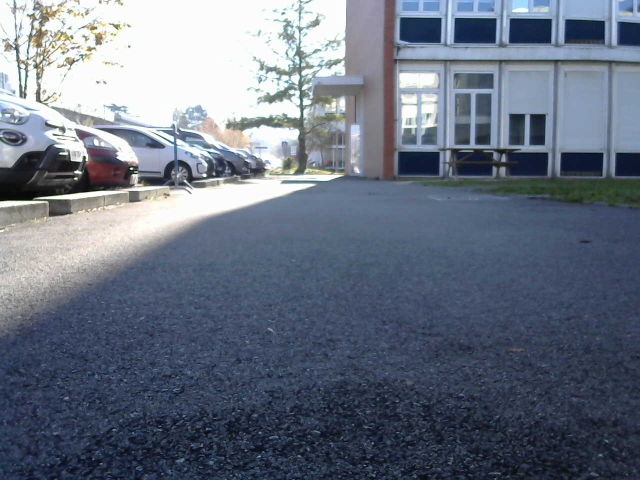
#> input picture openCV_test/images/camera/1_2MP/stpi_gei/WIN_20241129_10_40_56_Pro.jpg, 1280 x 960 px (shown at 1/2 size)
$ python excludeHSV.py
#> lines starting #> are read from the running program, lines starting #| are printed output that depends on the picture; after the words box and inside, x2 and y2 are one past the last pixel; in counts of white or black regions, pixels touching at a corner belong together
#> in main, image is the input picture: shape (960, 1280, 3); mean B, G, R 129.3, 114, 104.9
import cv2
import numpy as np

def exclude_hsv_colors(image, exclude_ranges, include_ranges):
    """
    Exclude specific HSV color ranges while keeping desired ones.

    Parameters:
        image (ndarray): The input image in BGR format.
        exclude_ranges (list of tuples): List of HSV ranges to exclude (min, max).
        include_ranges (list of tuples): List of HSV ranges to include (min, max).

    Returns:
        mask (ndarray): Final binary mask with excluded and included regions.
    """
    # Convert the image to HSV
    hsv_image = cv2.cvtColor(image, cv2.COLOR_BGR2HSV)
#> hsv_image: shape (960, 1280, 3); mean H, S, V 94.1, 71.4, 130.9

    # Initialize masks
    exclude_mask = np.zeros(hsv_image.shape[:2], dtype=np.uint8)
    include_mask = np.zeros(hsv_image.shape[:2], dtype=np.uint8)

    # Exclude ranges
    for (lower, upper) in exclude_ranges:
        temp_mask = cv2.inRange(hsv_image, np.array(lower), np.array(upper))
        exclude_mask = cv2.bitwise_or(exclude_mask, temp_mask)
#> this loop made 7 passes
#> pass 1, in exclude_hsv_colors, `temp_mask = cv2.inRange(hsv_image, np.array(lower), np.array(upper))`:
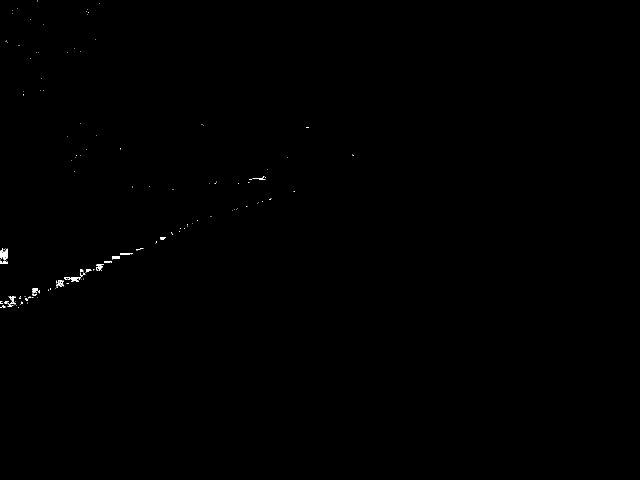
#> temp_mask: shape (960, 1280) (shown at 1/2 size); 0.13% white; 141 white regions (123 under 20 px), largest, box (x1, y1, x2, y2) and area: (0, 497, 15, 520) 219, (142, 554, 161, 564) 107, (18, 592, 32, 609) 103
#> after the loop:
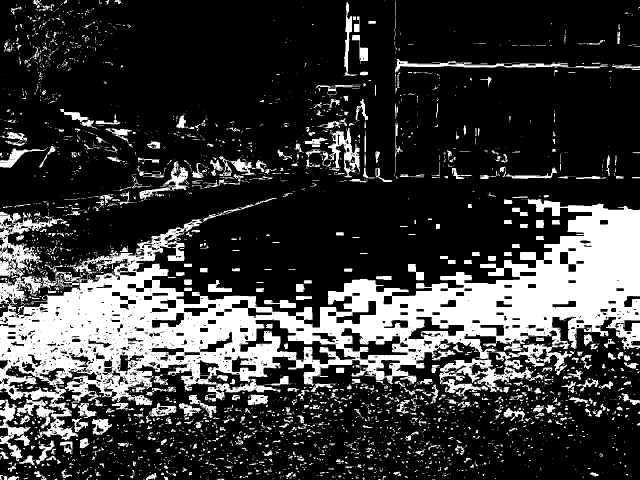
#> exclude_mask: shape (960, 1280) (shown at 1/2 size); 23.1% white; 3258 white regions (2670 under 20 px), largest, box (x1, y1, x2, y2) and area: (0, 398, 1280, 880) 204992, (878, 717, 1067, 786) 4097, (790, 118, 1216, 145) 2356

    # Include ranges
    for (lower, upper) in include_ranges:
        temp_mask = cv2.inRange(hsv_image, np.array(lower), np.array(upper))
        include_mask = cv2.bitwise_or(include_mask, temp_mask)
#> this loop made 4 passes
#> pass 1, in exclude_hsv_colors, `temp_mask = cv2.inRange(hsv_image, np.array(lower), np.array(upper))`:
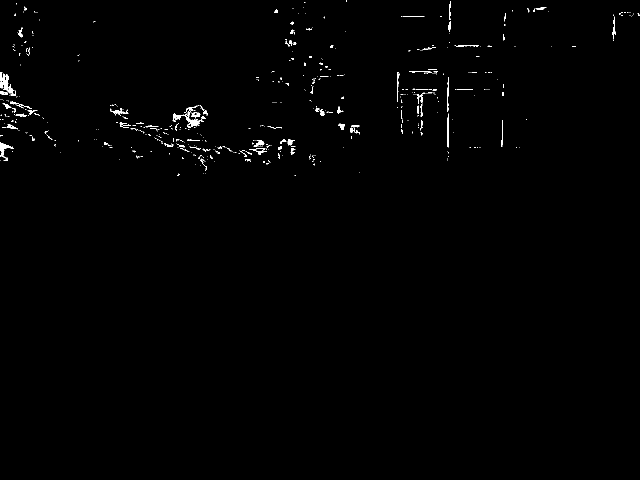
#> temp_mask: shape (960, 1280) (shown at 1/2 size); 0.6% white; 538 white regions (454 under 20 px), largest, box (x1, y1, x2, y2) and area: (345, 223, 407, 256) 490, (5, 147, 32, 192) 414, (0, 284, 27, 322) 321
#> pass 3, in exclude_hsv_colors, `temp_mask = cv2.inRange(hsv_image, np.array(lower), np.array(upper))`:
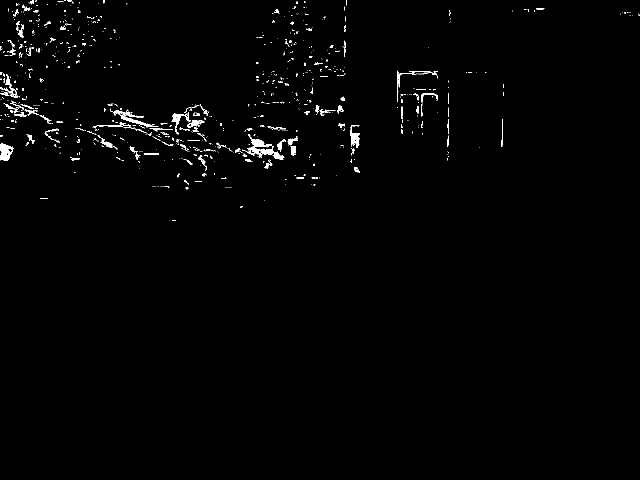
#> temp_mask: shape (960, 1280) (shown at 1/2 size); 1% white; 873 white regions (751 under 20 px), largest, box (x1, y1, x2, y2) and area: (484, 268, 547, 316) 963, (220, 217, 317, 254) 660, (0, 287, 27, 322) 615
#> after the loop:
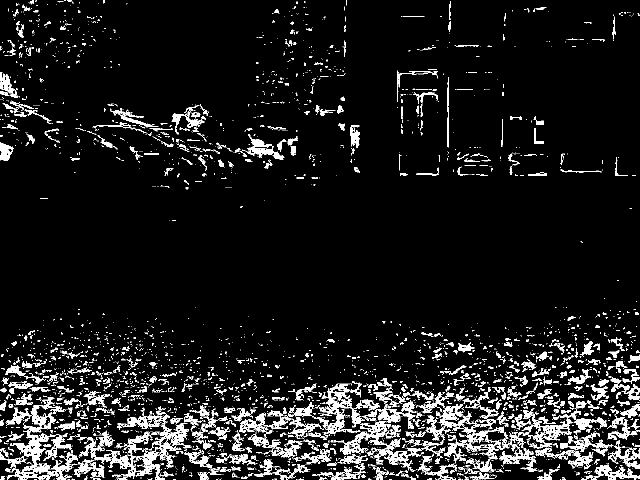
#> include_mask: shape (960, 1280) (shown at 1/2 size); 8.6% white; 3679 white regions (3068 under 20 px), largest, box (x1, y1, x2, y2) and area: (148, 824, 383, 960) 8149, (0, 794, 156, 960) 7260, (872, 808, 1008, 944) 4034

    # Combine masks: Keep only included regions that are not excluded
    final_mask = cv2.bitwise_and(include_mask, cv2.bitwise_not(exclude_mask))
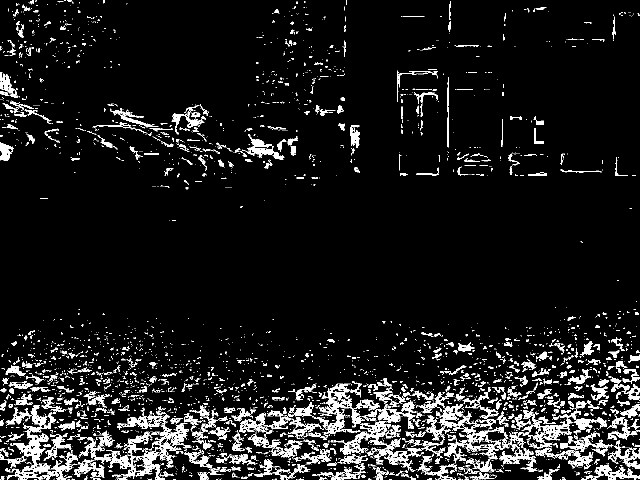
#> final_mask: shape (960, 1280) (shown at 1/2 size); 8.5% white; 3640 white regions (3035 under 20 px), largest, box (x1, y1, x2, y2) and area: (148, 824, 383, 960) 8039, (0, 810, 156, 960) 5796, (872, 808, 1008, 944) 4029

    return final_mask


def main():
    # Load the image
    image_path = "images/camera/1_2MP/stpi_gei/WIN_20241129_10_40_56_Pro.jpg"  # Replace with your image path
    image = cv2.imread(image_path)

    if image is None:
        print("Error loading image.")
        return

    # Define ranges to exclude (artefacts)
    exclude_ranges = [
        ([0, 0, 155], [0, 0, 190]),        # Grayscale regions
        ([35, 0, 150], [40, 20, 185]),     # Light greenish
        ([120, 0, 150], [130, 20, 180]),   # Slightly purple
        ([100, 0, 120], [120, 30, 200]),   # Bluish artifacts
        ([10, 0, 180], [30, 30, 200]),     # Yellowish tones
        ([20, 0, 150], [40, 40, 210]),     # Low-intensity yellow-green
        ([110, 0, 80], [120, 150, 130]),   # Dark green artifacts
    ]

    # Define ranges to include (desired features)
    include_ranges = [
        ([100, 20, 200], [110, 50, 255]),  # Bluish-green path
        ([110, 100, 50], [120, 140, 80]),  # Strong green
        ([100, 5, 200], [130, 40, 255]),   # Desired bluish-green
        ([110, 120, 40], [130, 150, 80]),  # Strong blue tones
    ]

    # Apply HSV exclusion and inclusion
    mask = exclude_hsv_colors(image, exclude_ranges, include_ranges)

    # Apply mask to the original image
    result = cv2.bitwise_and(image, image, mask=mask)
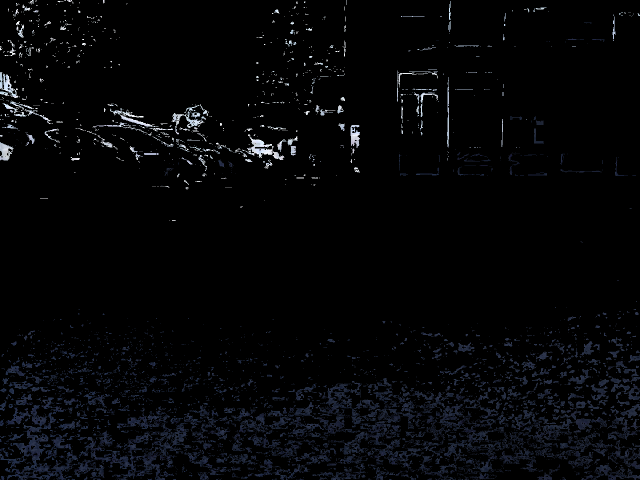
#> result: shape (960, 1280, 3) (shown at 1/2 size); mean B, G, R 7.3, 5.6, 4.9

    # Display the result
    cv2.imshow("Original Image", image)
    cv2.imshow("Filtered Image", result)
    cv2.imshow("Mask", mask)

    # Wait for key press and close windows
    cv2.waitKey(0)
    cv2.destroyAllWindows()


if __name__ == "__main__":
    main()

$ run again, with openCV_test/images/camera/1_2MP/stpi_gei/WIN_20241129_10_38_45_Pro.jpg copied over openCV_test/images/camera/1_2MP/stpi_gei/WIN_20241129_10_40_56_Pro.jpg
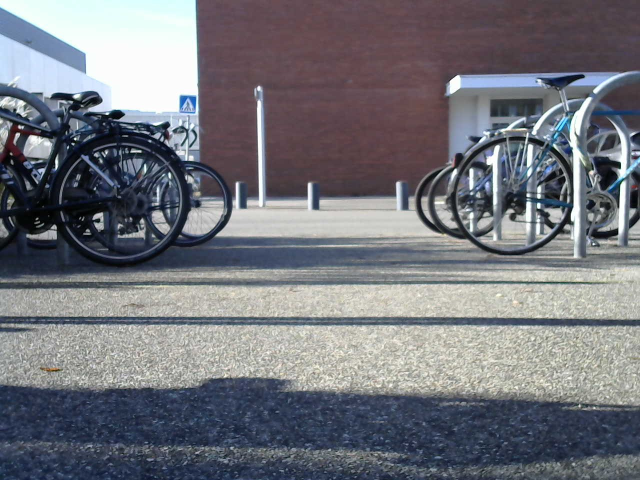
#> input picture openCV_test/images/camera/1_2MP/stpi_gei/WIN_20241129_10_38_45_Pro.jpg, 1280 x 960 px (shown at 1/2 size)
#> in main, image is the input picture: shape (960, 1280, 3); mean B, G, R 123, 116.1, 114.8
#> hsv_image: shape (960, 1280, 3); mean H, S, V 97.8, 53.1, 128.1
#> after the loop in exclude_hsv_colors, `for (lower, upper) in exclude_ranges:`:
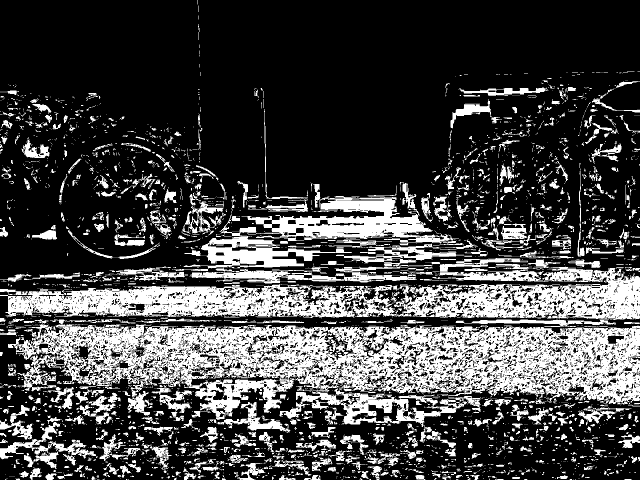
#> exclude_mask: shape (960, 1280) (shown at 1/2 size); 26.9% white; 3906 white regions (3173 under 20 px), largest, box (x1, y1, x2, y2) and area: (16, 639, 1280, 854) 123552, (0, 516, 1280, 640) 64976, (367, 364, 928, 537) 26522
#> final_mask: shape (960, 1280); 6.6% white; 2295 white regions (1887 under 20 px), largest, box (x1, y1, x2, y2) and area: (0, 95, 229, 224) 11468, (5, 772, 198, 874) 6273, (239, 216, 397, 293) 3140
#> in main, `result = cv2.bitwise_and(image, image, mask=mask)`:
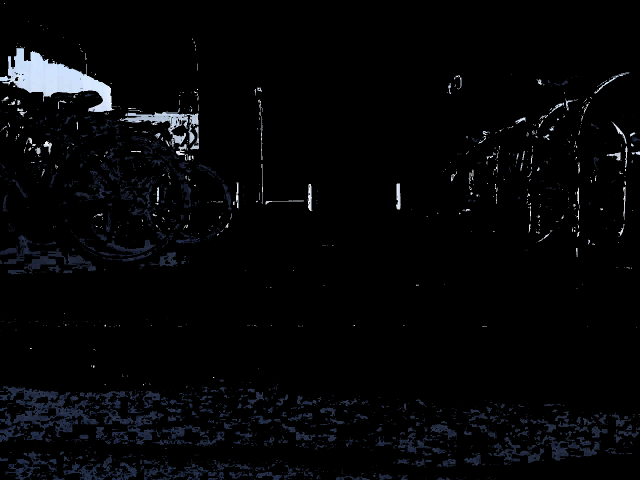
#> result: shape (960, 1280, 3) (shown at 1/2 size); mean B, G, R 7.4, 6.1, 5.4

$ run again, with openCV_test/images/camera/1_2MP/stpi_gei/WIN_20241129_10_38_54_Pro.jpg copied over openCV_test/images/camera/1_2MP/stpi_gei/WIN_20241129_10_40_56_Pro.jpg
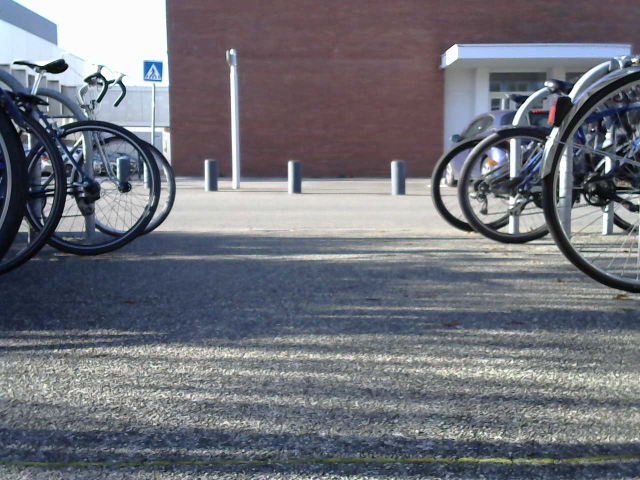
#> input picture openCV_test/images/camera/1_2MP/stpi_gei/WIN_20241129_10_38_54_Pro.jpg, 1280 x 960 px (shown at 1/2 size)
#> in main, image is the input picture: shape (960, 1280, 3); mean B, G, R 120.7, 113.1, 111
#> hsv_image: shape (960, 1280, 3); mean H, S, V 101.5, 48.2, 124.9
#> after the loop in exclude_hsv_colors, `for (lower, upper) in exclude_ranges:`:
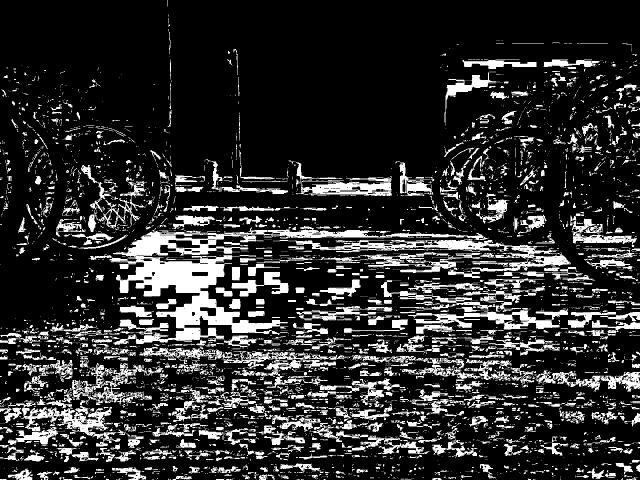
#> exclude_mask: shape (960, 1280) (shown at 1/2 size); 18.1% white; 5310 white regions (4308 under 20 px), largest, box (x1, y1, x2, y2) and area: (219, 452, 977, 690) 31181, (590, 478, 1142, 556) 8493, (16, 805, 233, 893) 4979
#> final_mask: shape (960, 1280); 4.6% white; 1704 white regions (1448 under 20 px), largest, box (x1, y1, x2, y2) and area: (0, 522, 193, 661) 15241, (0, 41, 171, 185) 9525, (189, 171, 307, 255) 6915
#> in main, `result = cv2.bitwise_and(image, image, mask=mask)`:
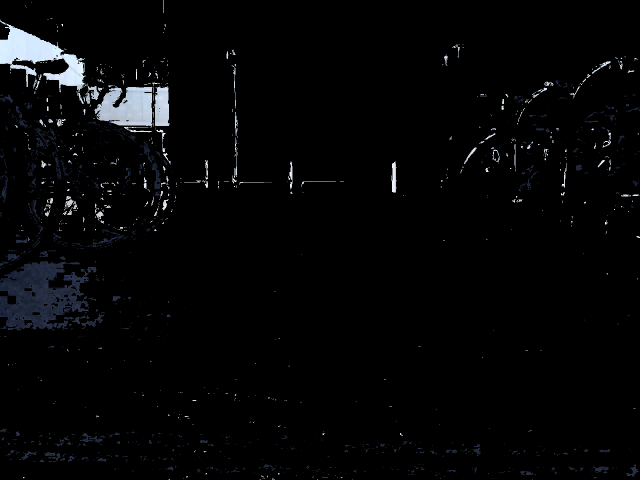
#> result: shape (960, 1280, 3) (shown at 1/2 size); mean B, G, R 6.6, 5.8, 5.3

$ run again, with openCV_test/images/camera/1_2MP/stpi_gei/WIN_20241129_10_39_01_Pro.jpg copied over openCV_test/images/camera/1_2MP/stpi_gei/WIN_20241129_10_40_56_Pro.jpg
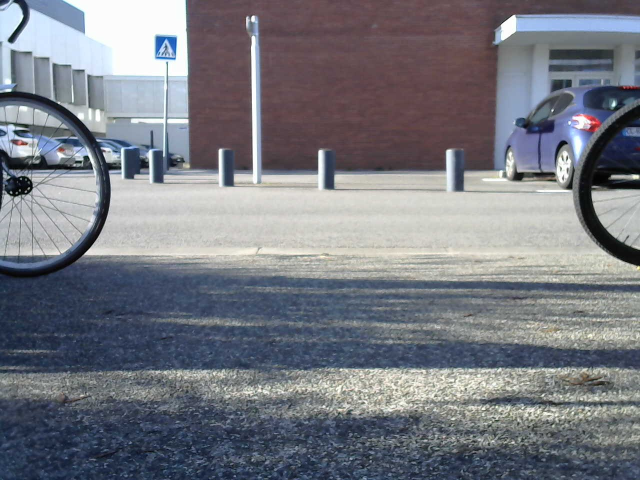
#> input picture openCV_test/images/camera/1_2MP/stpi_gei/WIN_20241129_10_39_01_Pro.jpg, 1280 x 960 px (shown at 1/2 size)
#> in main, image is the input picture: shape (960, 1280, 3); mean B, G, R 129.2, 121.2, 118.7
#> hsv_image: shape (960, 1280, 3); mean H, S, V 96.3, 49.8, 134
#> final_mask: shape (960, 1280); 5.5% white; 1891 white regions (1554 under 20 px), largest, box (x1, y1, x2, y2) and area: (0, 6, 329, 234) 24447, (335, 152, 376, 235) 3167, (1201, 274, 1280, 324) 1816
#> in main, `result = cv2.bitwise_and(image, image, mask=mask)`:
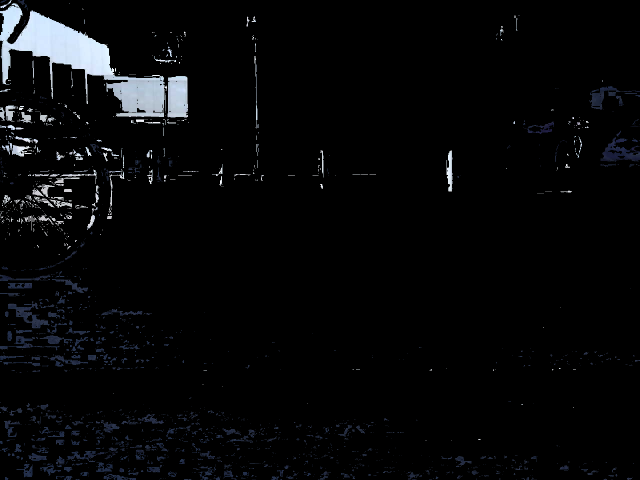
#> result: shape (960, 1280, 3) (shown at 1/2 size); mean B, G, R 8.9, 7.8, 7.1
